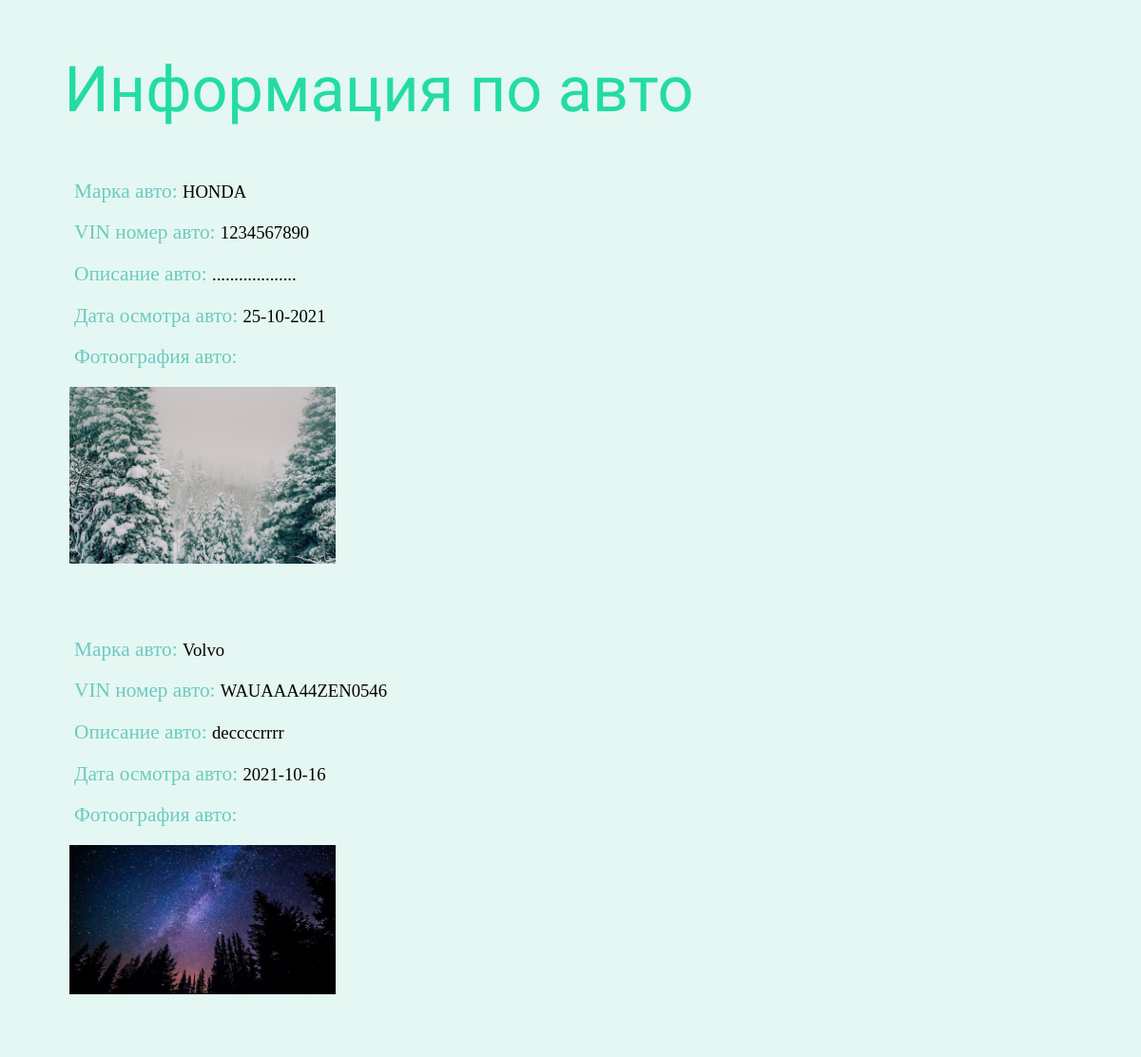
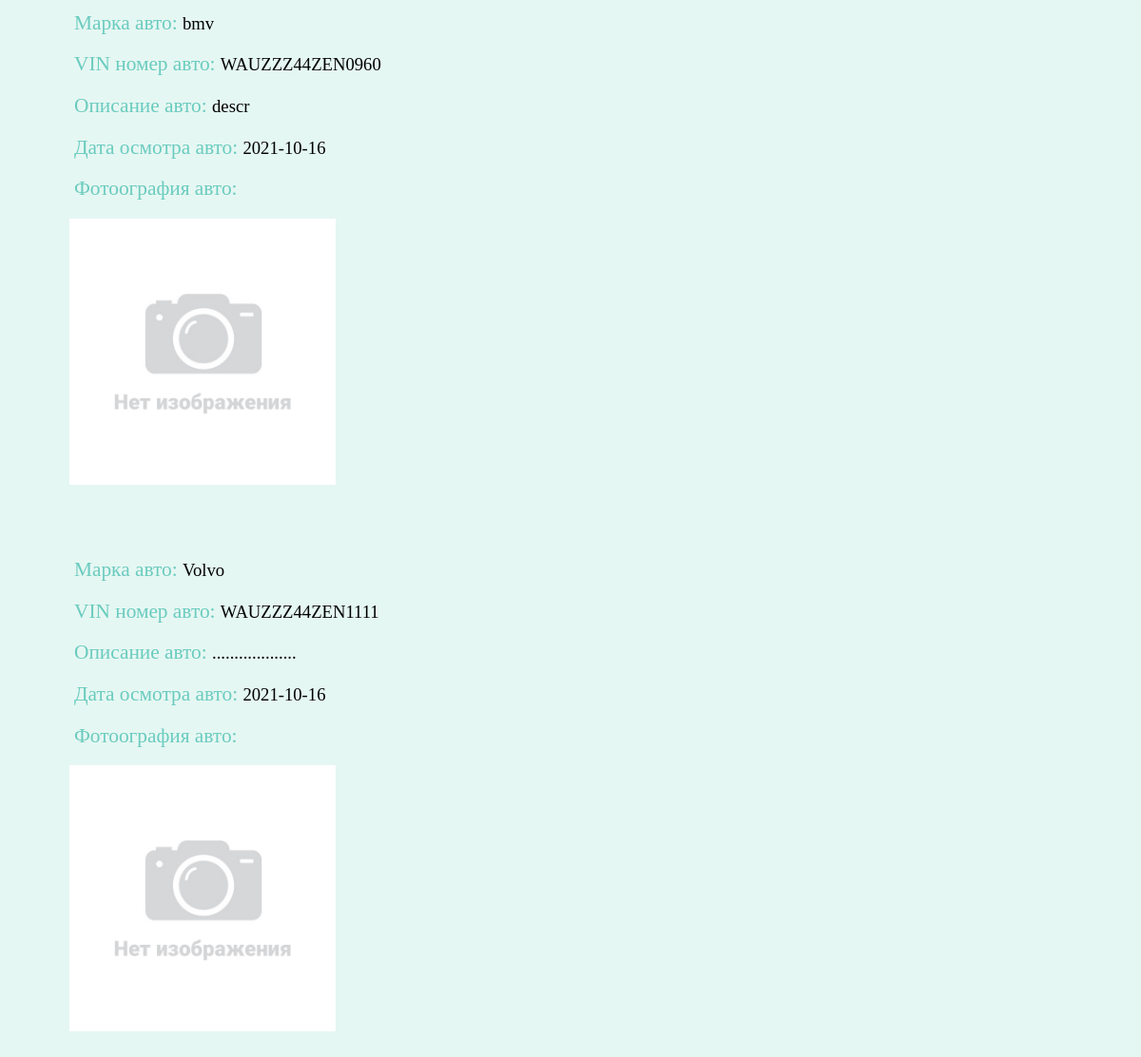
The page /view_car on the database its author committed (2 pictures, top to bottom).
### main/models.py (models this page shows, shortened)
class Avto(models.Model):
    manufacturer = models.CharField('Марка автомобиля', max_length=15) # марка автомобиля
    vin = models.CharField('Вин номер автомобиля', max_length=17)
    description = models.TextField('Описание автомобиля', max_length=500)
    date = models.TextField('Дата осмотра автомобиля')
    image = models.ImageField('Фотография', upload_to='images',
                              blank = True, help_text = 'Прикрепите изображения (необязательно)', default='images/1.png')

### main/views.py (the view)
# urls.py: path('view_car', views.view_car),
def view_car(request):
    avto = Avto.objects.all()
    return render(request, 'main/view_car.html', {'avto_data': avto})

### main/templates/main/view_car.html (shortened to what this page needs)
<!DOCTYPE html>
{% load static %}
<html lang="en">
<head>
    <link rel="stylesheet" href="{% static 'css/style.css' %}">
</head>
<body>
    <h2>Информация по авто</h2>
    {% if avto_data %}
        {% for el in avto_data %}
                <p><span class="names">Марка авто: </span>{{ el.manufacturer }}</p>
                <p><span class="names">VIN номер авто: </span>{{ el.vin }}</p>
                <p><span class="names">Описание авто: </span>{{ el.description }}</p>
                <p><span class="names">Дата осмотра авто: </span>{{ el.date }}</p>
                <p><span class="names">Фотоография авто: </span>
                    <div class="image" style="margin-left: 65px">
                        <img src="{{ el.image.url }}" alt="img" width="25%" height="18%"/></div></p>
                <br><br>
        {% endfor %}
    {% else %}
        <h5>Записей нет</h5>
    {% endif %}
</body>
</html>

### main/static/css/style.css (style rules this page uses)
h2 { align="right"; margin-left: 5% !important; color: #24DCA2; margin-left: 30px; font-size: 50pt; font-family: 'Fira Sans Condensed', sans-serif; font-weight: normal; }
p { font-size: 14pt; text-align: justify; margin-left: 60px; margin-right: 10px; padding-left: 10px; }
span { font-size: 16pt; color: #6ACBBF; }

### main/templates/main/view_car.html (style rules this page uses)
body { background-color: #E5F7F2; }

### rows shown on the page
Avto: manufacturer "HONDA", vin "1234567890", description "...................", date "25-10-2021", image (picture)
Avto: manufacturer "Volvo", vin "WAUAAA44ZEN0546", description "deccccrrrr", date "2021-10-16", image (picture)
Avto: manufacturer "bmv", vin "WAUZZZ44ZEN0960", description "descr", date "2021-10-16", image (picture)
Avto: manufacturer "Volvo", vin "WAUZZZ44ZEN1111", description "...................", date "2021-10-16", image (picture)
